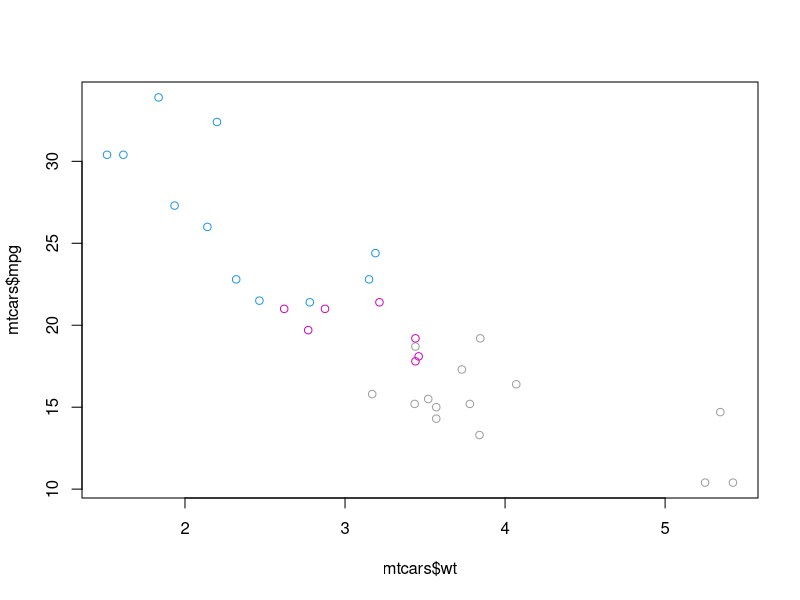
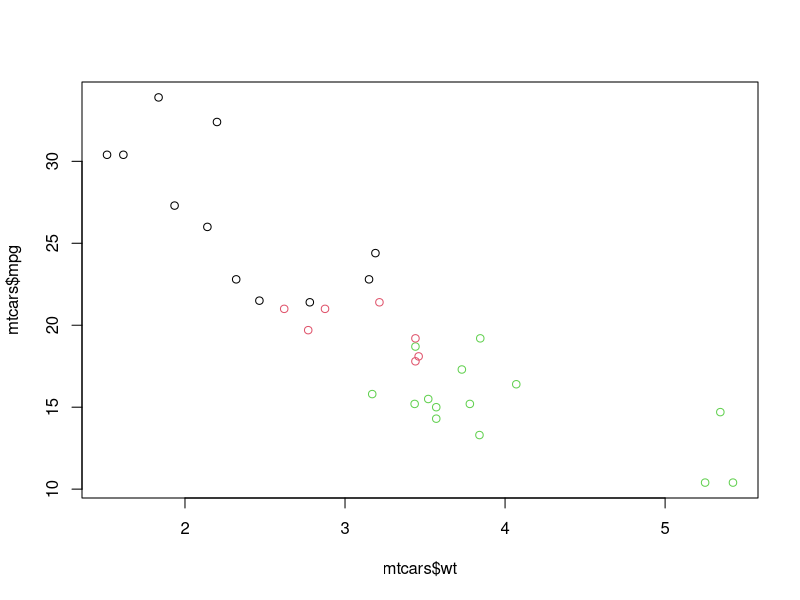
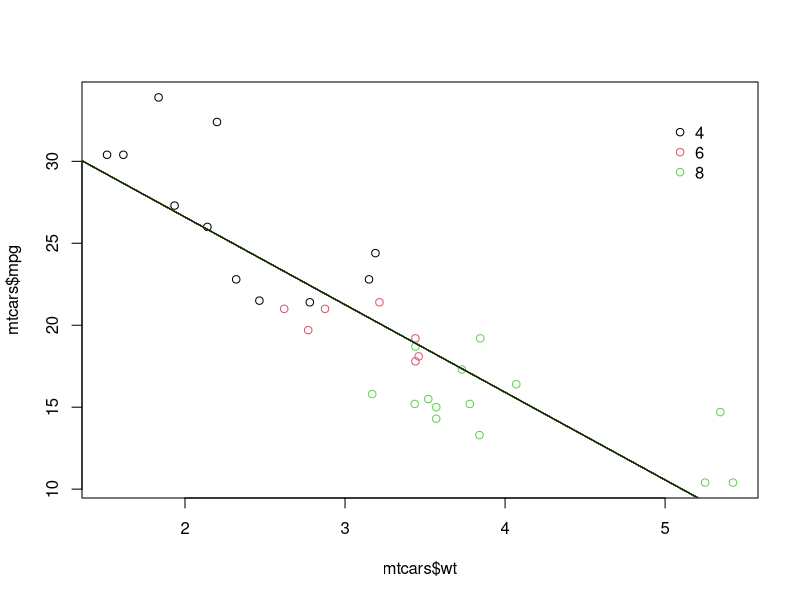
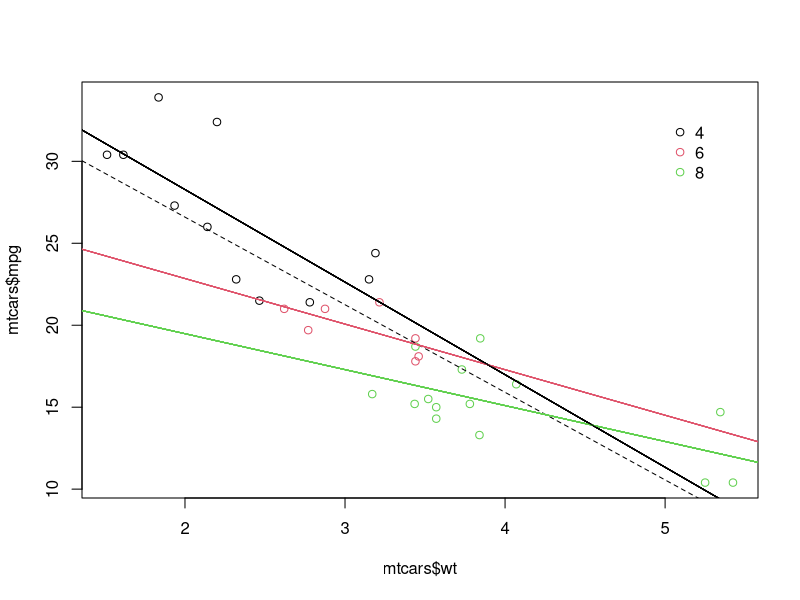

Recreate these plots in R, in order. (Note: this script raises an error after producing the figures.)
library(tidyr)

########## Objects and Layers ##########

##### base package and ggplot2, part 1 - plot
# Plot the correct variables of mtcars
plot(mtcars$wt, mtcars$mpg, col = mtcars$cyl)

# Change cyl inside mtcars to a factor
mtcars$cyl <- as.factor(mtcars$cyl)

# Make the same plot as in the first instruction
plot(mtcars$wt, mtcars$mpg, col = mtcars$cyl)

##### base package and ggplot2, part 2 - lm
# Basic plot
mtcars$cyl <- as.factor(mtcars$cyl)
plot(mtcars$wt, mtcars$mpg, col = mtcars$cyl)

# Use lm() to calculate a linear model and save it as carModel
carModel <- lm(mpg ~ wt, data = mtcars)

# Call abline() with carModel as first argument and set lty to 2
abline(reg = carModel, lty = 2)

# Plot each subset efficiently with lapply
lapply(mtcars$cyl, function(x) {
  abline(carModel, col = x)
  })

# This code will draw the legend of the plot
legend(x = 5, y = 33, legend = levels(mtcars$cyl),
       col = 1:3, pch = 1, bty = "n")

##### base package and ggplot2, part 3
mtcars$cyl <- as.factor(mtcars$cyl)

# Example from base R
plot(mtcars$wt, mtcars$mpg, col = mtcars$cyl)
abline(lm(mpg ~ wt, data = mtcars), lty = 2)
lapply(mtcars$cyl, function(x) {
  abline(lm(mpg ~ wt, mtcars, subset = (cyl == x)), col = x)
  })
legend(x = 5, y = 33, legend = levels(mtcars$cyl),
       col = 1:3, pch = 1, bty = "n")

# Plot 1: add geom_point() to this command to create a scatter plot
ggplot(mtcars, aes(x = wt, y = mpg, col = cyl)) +
  geom_point()

# Plot 2: include the lines of the linear models, per cyl
ggplot(mtcars, aes(x = wt, y = mpg, col = cyl)) +
  geom_point() +
  geom_smooth(method = "lm", se = FALSE)

# Plot 3: include a lm for the entire dataset in its whole
ggplot(mtcars, aes(x = wt, y = mpg, col = cyl)) +
  geom_point() +
  geom_smooth(method = "lm", se = FALSE, linetype = 2) +
  geom_smooth(aes(group = 1))

########## Tidy Data ##########

##### Variables to visuals, part 1
# Consider the structure of iris, iris.wide and iris.tidy
str(iris)
str(iris.wide)
str(iris.tidy)

# Think about which dataset you would use to get the plot shown right
# Fill in the ___ to produce the plot given to the right
ggplot(iris.tidy, aes(x = Species, y = Value, col = Part)) +
  geom_jitter() +
  facet_grid(. ~ Measure)

##### Variables to visuals, part 1b
iris.tidy <- iris %>%
  gather(iris, value = measurement, -Species) %>%
  separate(iris, c("Part", "Measure"), "\\.")

##### Variables to visuals, part 2
# Consider the head of iris, iris.wide and iris.tidy
head(iris)
head(iris.wide)
head(iris.tidy)

# Think about which dataset you would use to get the plot shown right
ggplot(iris.wide, aes(x = Length, y = Width, col = Part)) +
  geom_jitter() +
  facet_grid(. ~ Species)

##### Variables to visuals, part 2b
# Add column with unique ids
iris$Flower <- 1:nrow(iris)

iris.wide <- iris %>%
  gather(iris, value = value, -Species, -Flower) %>%
  separate(iris,c("Part", "Measure"), "\\.") %>%
  spread(Measure, value)
